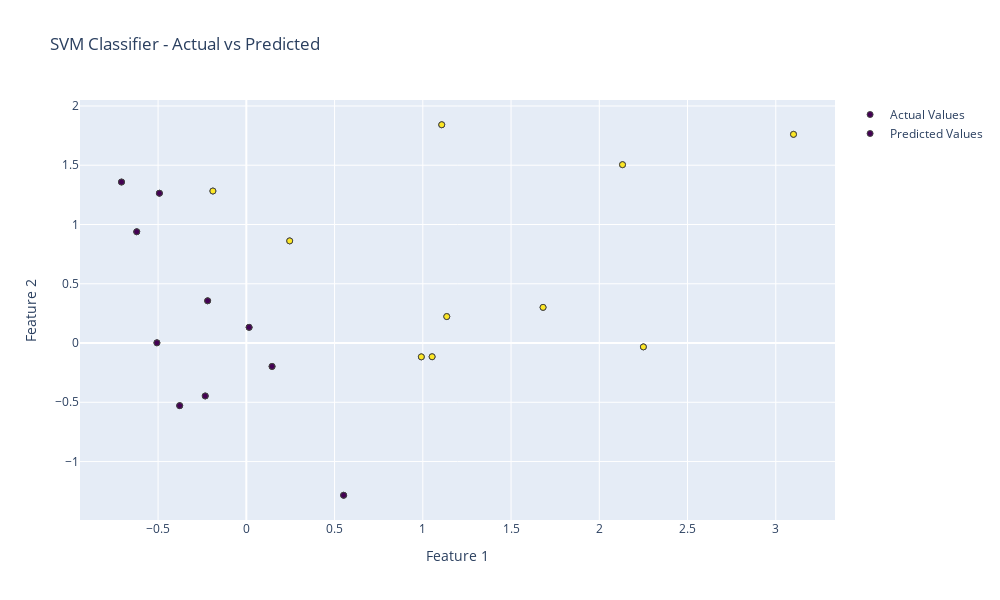

Write notebook code for a chart like this one.
### Markdown cell above
Let's build simple SVM classifier with some predefined x and w and use it on test data

### Code cell
import numpy as np
import plotly.graph_objects as go
import matplotlib.pyplot as plt

# Generate random data
X = np.random.randn(20, 2)
y = np.repeat([-1, 1], 10)
X[y == 1] += 1

# Predefine w and b
w = np.array((1.5, 1.2))
b = 1.0

# Define the SVM classifier function
def simple_svm_classifier(x, w, b):
    return np.sign(np.dot(x, w) - b)

# Calculate predictions using the classifier
predictions = simple_svm_classifier(X, w, b)

# Create a Plotly figure
fig = go.Figure()

# Plot actual values
fig.add_trace(go.Scatter(x=X[:, 0], y=X[:, 1], mode='markers',
                         marker=dict(color=y, colorscale='Viridis', line=dict(width=1)),
                         name='Actual Values'))

# Plot predicted values
fig.add_trace(go.Scatter(x=X[:, 0], y=X[:, 1], mode='markers',
                         marker=dict(color=predictions, colorscale='Viridis', line=dict(width=1)),
                         name='Predicted Values'))

# Update layout
fig.update_layout(title='SVM Classifier - Actual vs Predicted',
                  xaxis_title='Feature 1',
                  yaxis_title='Feature 2',
                  width=1000, height=600)

# Display the plot
fig.show()

### Figure 1 — Plotly figure (JSON) as saved in the notebook; plotly's stock layout.template omitted (floating-point values rounded to 4 significant figures)
{"data": [{"marker": {"color": [-1, -1, -1, -1, -1, -1, -1, -1, -1, -1, 1, 1, 1, 1, 1, 1, 1, 1, 1, 1], "colorscale": [[0, "#440154"], [0.1111, "#482878"], [0.2222, "#3e4989"], [0.3333, "#31688e"], [0.4444, "#26828e"], [0.5556, "#1f9e89"], [0.6667, "#35b779"], [0.7778, "#6ece58"], [0.8889, "#b5de2b"], [1, "#fde725"]], "line": {"width": 1}}, "mode": "markers", "name": "Actual Values", "type": "scatter", "x": [-0.4926, -0.7073, -0.5066, -0.621, -0.3776, 0.0157, 2.25, 1.107, -0.2329, 0.5514, 1.053, 1.136, 2.132, 0.2458, 0.1458, -0.1894, 1.681, -0.2192, 0.9916, 3.1], "y": [1.264, 1.358, 0.001708, 0.9388, -0.5283, 0.1323, -0.03253, 1.842, -0.4466, -1.284, -0.1158, 0.2233, 1.505, 0.8616, -0.1975, 1.282, 0.3008, 0.3562, -0.1168, 1.761]}, {"marker": {"color": [-1, -1, -1, -1, -1, -1, 1, 1, -1, -1, 1, 1, 1, 1, -1, 1, 1, -1, 1, 1], "colorscale": [[0, "#440154"], [0.1111, "#482878"], [0.2222, "#3e4989"], [0.3333, "#31688e"], [0.4444, "#26828e"], [0.5556, "#1f9e89"], [0.6667, "#35b779"], [0.7778, "#6ece58"], [0.8889, "#b5de2b"], [1, "#fde725"]], "line": {"width": 1}}, "mode": "markers", "name": "Predicted Values", "type": "scatter", "x": [-0.4926, -0.7073, -0.5066, -0.621, -0.3776, 0.0157, 2.25, 1.107, -0.2329, 0.5514, 1.053, 1.136, 2.132, 0.2458, 0.1458, -0.1894, 1.681, -0.2192, 0.9916, 3.1], "y": [1.264, 1.358, 0.001708, 0.9388, -0.5283, 0.1323, -0.03253, 1.842, -0.4466, -1.284, -0.1158, 0.2233, 1.505, 0.8616, -0.1975, 1.282, 0.3008, 0.3562, -0.1168, 1.761]}], "layout": {"height": 600, "title": {"text": "SVM Classifier - Actual vs Predicted"}, "width": 1000, "xaxis": {"title": {"text": "Feature 1"}}, "yaxis": {"title": {"text": "Feature 2"}}}}
